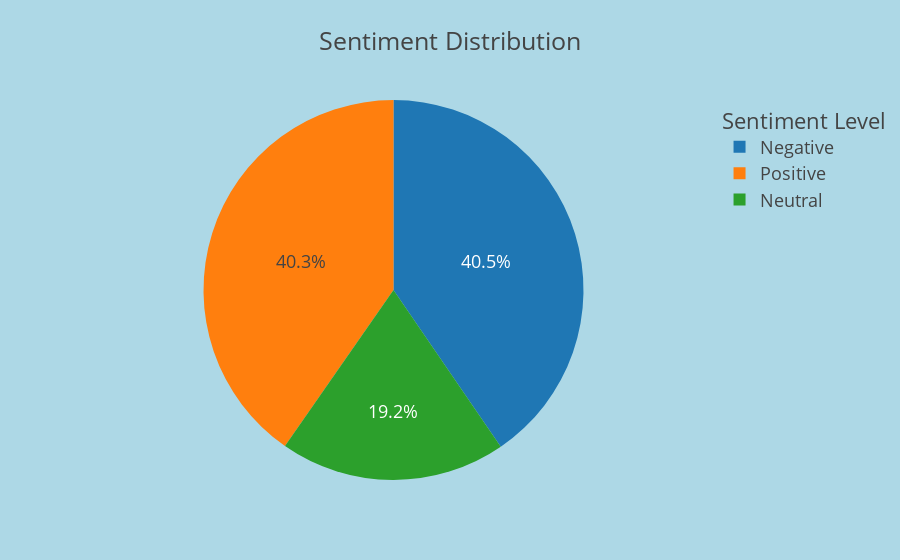

Notebook source saved alongside this figure:
### Markdown cell above
### Visualize Sentiment Distribution
This cell creates a pie chart using plotly.express to visualize the distribution of sentiment labels. The chart is customized with a title and a light blue background, and the legend title is set. The chart is then displayed and saved in multiple formats (JPG, PNG, HTML).

### Code cell
# Create the pie chart
fig = px.pie(social_media_df, names='sentiment_label', values='total', title='Sentiment Distribution')

# Set light blue background
fig.update_layout(
    template='presentation',
    paper_bgcolor='#ADD8E6',  # Light blue background
    plot_bgcolor='#ADD8E6',   # Light blue plot background
    legend_title=dict(text='Sentiment Level')
)

# Show the chart
fig.show()

# Save the chart in different formats
fig.write_image(os.path.join(results_dir, 'Sentiment_distribution_pie_chart.jpg'))
fig.write_image(os.path.join(results_dir, 'Sentiment_distribution_pie_chart.png'))
fig.write_html(os.path.join(results_dir, 'Sentiment_distribution_pie_chart.html'))

### Figure 1 — Plotly figure (JSON) as saved in the notebook; plotly's stock layout.template omitted (floating-point values rounded to 4 significant figures)
{"data": [{"domain": {"x": [0, 1], "y": [0, 1]}, "hovertemplate": "sentiment_label=%{label}<br>total=%{value}<extra></extra>", "labels": ["Negative", "Neutral", "Positive"], "legendgroup": "", "name": "", "showlegend": true, "type": "pie", "values": [4854, 2307, 4839]}], "layout": {"autosize": true, "legend": {"title": {"text": "Sentiment Level"}, "tracegroupgap": 0}, "paper_bgcolor": "#ADD8E6", "plot_bgcolor": "#ADD8E6", "title": {"text": "Sentiment Distribution"}}}
